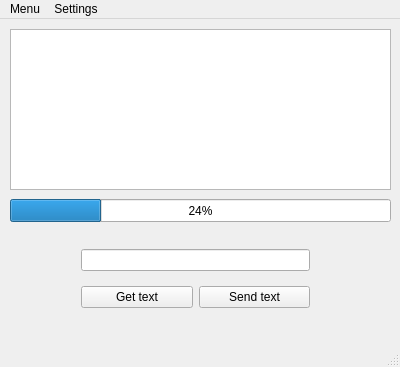
<?xml version="1.0" encoding="UTF-8"?>
<ui version="4.0">
 <class>Window</class>
 <widget class="QMainWindow" name="Window">
  <property name="geometry">
   <rect>
    <x>0</x>
    <y>0</y>
    <width>400</width>
    <height>367</height>
   </rect>
  </property>
  <property name="windowTitle">
   <string>Amazon S3 handler</string>
  </property>
  <widget class="QWidget" name="centralWidget">
   <widget class="QTextEdit" name="textBox">
    <property name="geometry">
     <rect>
      <x>10</x>
      <y>10</y>
      <width>381</width>
      <height>161</height>
     </rect>
    </property>
   </widget>
   <widget class="QProgressBar" name="bar">
    <property name="geometry">
     <rect>
      <x>10</x>
      <y>180</y>
      <width>381</width>
      <height>23</height>
     </rect>
    </property>
    <property name="value">
     <number>24</number>
    </property>
   </widget>
   <widget class="QWidget" name="">
    <property name="geometry">
     <rect>
      <x>70</x>
      <y>210</y>
      <width>251</width>
      <height>101</height>
     </rect>
    </property>
    <layout class="QGridLayout" name="gridLayout">
     <item row="0" column="0" colspan="2">
      <widget class="QLineEdit" name="commandBox"/>
     </item>
     <item row="1" column="0">
      <widget class="QPushButton" name="button">
       <property name="text">
        <string>Get text</string>
       </property>
      </widget>
     </item>
     <item row="1" column="1">
      <widget class="QPushButton" name="sendButton">
       <property name="text">
        <string>Send text</string>
       </property>
      </widget>
     </item>
    </layout>
   </widget>
  </widget>
  <widget class="QMenuBar" name="menuBar">
   <property name="geometry">
    <rect>
     <x>0</x>
     <y>0</y>
     <width>400</width>
     <height>21</height>
    </rect>
   </property>
   <widget class="QMenu" name="menuMenu">
    <property name="title">
     <string>Menu</string>
    </property>
    <addaction name="actionClose"/>
   </widget>
   <widget class="QMenu" name="menuSettings">
    <property name="title">
     <string>Settings</string>
    </property>
    <addaction name="actionPreferences"/>
   </widget>
   <addaction name="menuMenu"/>
   <addaction name="menuSettings"/>
  </widget>
  <widget class="QStatusBar" name="statusBar"/>
  <action name="actionClose">
   <property name="text">
    <string>Close</string>
   </property>
  </action>
  <action name="actionPreferences">
   <property name="text">
    <string>Preferences</string>
   </property>
  </action>
 </widget>
 <layoutdefault spacing="6" margin="11"/>
 <resources/>
 <connections>
  <connection>
   <sender>actionClose</sender>
   <signal>triggered()</signal>
   <receiver>Window</receiver>
   <slot>close()</slot>
   <hints>
    <hint type="sourcelabel">
     <x>-1</x>
     <y>-1</y>
    </hint>
    <hint type="destinationlabel">
     <x>199</x>
     <y>149</y>
    </hint>
   </hints>
  </connection>
 </connections>
</ui>
